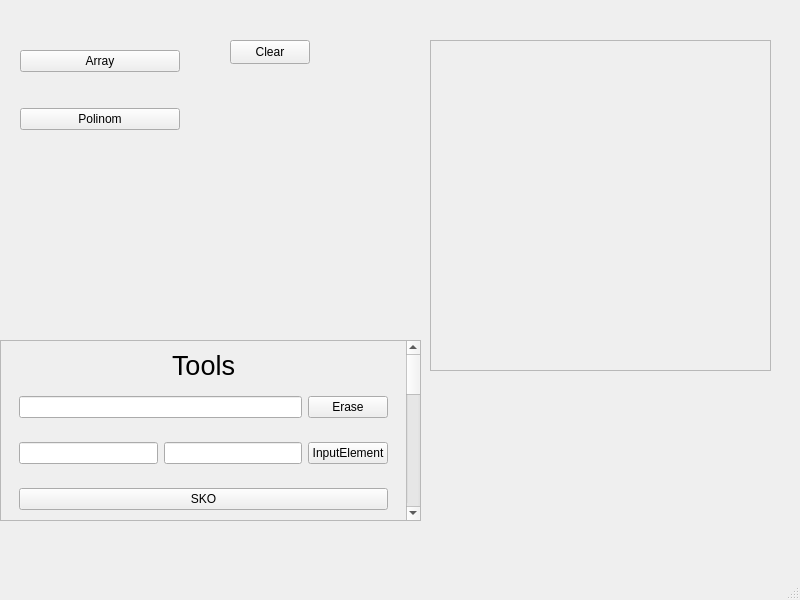
<?xml version="1.0" encoding="UTF-8"?>
<ui version="4.0">
 <class>userinterface</class>
 <widget class="QMainWindow" name="userinterface">
  <property name="geometry">
   <rect>
    <x>0</x>
    <y>0</y>
    <width>800</width>
    <height>600</height>
   </rect>
  </property>
  <property name="windowTitle">
   <string>MainWindow</string>
  </property>
  <widget class="QWidget" name="centralwidget">
   <widget class="QWidget" name="verticalLayoutWidget">
    <property name="geometry">
     <rect>
      <x>20</x>
      <y>20</y>
      <width>160</width>
      <height>141</height>
     </rect>
    </property>
    <layout class="QVBoxLayout" name="verticalLayout">
     <item>
      <widget class="QPushButton" name="selectArray">
       <property name="text">
        <string>Array</string>
       </property>
      </widget>
     </item>
     <item>
      <widget class="QPushButton" name="SelectPolinom">
       <property name="text">
        <string>Polinom</string>
       </property>
      </widget>
     </item>
    </layout>
   </widget>
   <widget class="QScrollArea" name="scrollAreaOutput">
    <property name="geometry">
     <rect>
      <x>430</x>
      <y>40</y>
      <width>341</width>
      <height>331</height>
     </rect>
    </property>
    <property name="widgetResizable">
     <bool>true</bool>
    </property>
    <widget class="QWidget" name="scrollAreaWidgetContents">
     <property name="geometry">
      <rect>
       <x>0</x>
       <y>0</y>
       <width>339</width>
       <height>329</height>
      </rect>
     </property>
    </widget>
   </widget>
   <widget class="QScrollArea" name="scrollArea_2">
    <property name="geometry">
     <rect>
      <x>0</x>
      <y>340</y>
      <width>421</width>
      <height>181</height>
     </rect>
    </property>
    <property name="styleSheet">
     <string notr="true">

font: 18pt &quot;Microsoft JhengHei&quot;;</string>
    </property>
    <property name="widgetResizable">
     <bool>true</bool>
    </property>
    <widget class="QWidget" name="scrollContens_2">
     <property name="enabled">
      <bool>true</bool>
     </property>
     <property name="geometry">
      <rect>
       <x>0</x>
       <y>-775</y>
       <width>405</width>
       <height>954</height>
      </rect>
     </property>
     <layout class="QVBoxLayout" name="verticalLayout_3">
      <item>
       <widget class="QLabel" name="label">
        <property name="autoFillBackground">
         <bool>false</bool>
        </property>
        <property name="text">
         <string>&lt;html&gt;&lt;head/&gt;&lt;body&gt;&lt;p align=&quot;center&quot;&gt;&lt;span style=&quot; font-size:20pt;&quot;&gt;Tools&lt;/span&gt;&lt;/p&gt;&lt;/body&gt;&lt;/html&gt;</string>
        </property>
       </widget>
      </item>
      <item>
       <layout class="QVBoxLayout" name="arrayTools">
        <item>
         <widget class="QWidget" name="widget_2" native="true">
          <layout class="QHBoxLayout" name="horizontalLayout_2">
           <item>
            <widget class="QLineEdit" name="EraseLine"/>
           </item>
           <item>
            <widget class="QPushButton" name="EraseButton">
             <property name="styleSheet">
              <string notr="true">border-color: rgb(0, 60, 255);
</string>
             </property>
             <property name="text">
              <string>Erase</string>
             </property>
            </widget>
           </item>
          </layout>
         </widget>
        </item>
        <item>
         <widget class="QWidget" name="widget" native="true">
          <layout class="QHBoxLayout" name="horizontalLayout">
           <item>
            <widget class="QLineEdit" name="elementInput"/>
           </item>
           <item>
            <widget class="QLineEdit" name="lineforChangeRealInput"/>
           </item>
           <item>
            <widget class="QPushButton" name="ChangeElement">
             <property name="styleSheet">
              <string notr="true">border-color: rgb(0, 60, 255);
</string>
             </property>
             <property name="text">
              <string>InputElement</string>
             </property>
            </widget>
           </item>
          </layout>
         </widget>
        </item>
        <item>
         <widget class="QWidget" name="widget_4" native="true">
          <layout class="QHBoxLayout" name="horizontalLayout_4">
           <item>
            <widget class="QPushButton" name="getSKObutton">
             <property name="styleSheet">
              <string notr="true">border-color: rgb(0, 60, 255);
</string>
             </property>
             <property name="text">
              <string>SKO</string>
             </property>
            </widget>
           </item>
          </layout>
         </widget>
        </item>
        <item>
         <widget class="QWidget" name="widget_8" native="true">
          <layout class="QHBoxLayout" name="horizontalLayout_8">
           <item>
            <widget class="QPushButton" name="upToDownSortButton">
             <property name="styleSheet">
              <string notr="true">border-color: rgb(0, 60, 255);
</string>
             </property>
             <property name="text">
              <string>upToDown</string>
             </property>
            </widget>
           </item>
           <item>
            <widget class="QPushButton" name="downToUpSortButton">
             <property name="styleSheet">
              <string notr="true">border-color: rgb(0, 60, 255);
</string>
             </property>
             <property name="text">
              <string>downToUp</string>
             </property>
            </widget>
           </item>
          </layout>
         </widget>
        </item>
        <item>
         <widget class="QWidget" name="widget_7" native="true">
          <layout class="QHBoxLayout" name="horizontalLayout_7">
           <item>
            <widget class="QPushButton" name="GetSizeButton">
             <property name="styleSheet">
              <string notr="true">border-color: rgb(0, 60, 255);
</string>
             </property>
             <property name="text">
              <string>GetSIZE</string>
             </property>
            </widget>
           </item>
          </layout>
         </widget>
        </item>
       </layout>
      </item>
      <item>
       <layout class="QVBoxLayout" name="polinomTools">
        <item>
         <widget class="QWidget" name="polinomW1_6" native="true">
          <layout class="QHBoxLayout" name="horizontalLayout_11">
           <item>
            <widget class="QPushButton" name="getPolynomButton">
             <property name="text">
              <string>GetPolynom</string>
             </property>
            </widget>
           </item>
          </layout>
         </widget>
        </item>
        <item>
         <widget class="QWidget" name="polinomW1" native="true">
          <layout class="QHBoxLayout" name="horizontalLayout_3">
           <item>
            <widget class="QLineEdit" name="PolinomInput_Line"/>
           </item>
           <item>
            <widget class="QPushButton" name="PolinomFromString_Button">
             <property name="text">
              <string>10</string>
             </property>
            </widget>
           </item>
          </layout>
         </widget>
        </item>
        <item>
         <widget class="QWidget" name="polinomW1_2" native="true">
          <layout class="QHBoxLayout" name="horizontalLayout_5">
           <item>
            <widget class="QLineEdit" name="polinomTool2_line"/>
           </item>
           <item>
            <widget class="QPushButton" name="polinomTool2">
             <property name="text">
              <string>11</string>
             </property>
            </widget>
           </item>
          </layout>
         </widget>
        </item>
        <item>
         <widget class="QWidget" name="polinomW1_3" native="true">
          <layout class="QHBoxLayout" name="horizontalLayout_6">
           <item>
            <widget class="QPushButton" name="polinomTool3">
             <property name="text">
              <string>12</string>
             </property>
            </widget>
           </item>
          </layout>
         </widget>
        </item>
        <item>
         <widget class="QWidget" name="polinomW1_4" native="true">
          <layout class="QHBoxLayout" name="horizontalLayout_9">
           <item>
            <widget class="QPushButton" name="polinomTool4">
             <property name="text">
              <string>13</string>
             </property>
            </widget>
           </item>
          </layout>
         </widget>
        </item>
        <item>
         <widget class="QWidget" name="polinomW1_5" native="true">
          <layout class="QHBoxLayout" name="horizontalLayout_10">
           <item>
            <widget class="QPushButton" name="polinomTool5">
             <property name="text">
              <string>14</string>
             </property>
            </widget>
           </item>
          </layout>
         </widget>
        </item>
        <item>
         <widget class="QWidget" name="polinomW1_7" native="true">
          <layout class="QHBoxLayout" name="horizontalLayout_12">
           <item>
            <widget class="QPushButton" name="polinomTool6">
             <property name="text">
              <string>15</string>
             </property>
            </widget>
           </item>
          </layout>
         </widget>
        </item>
        <item>
         <widget class="QWidget" name="polinomW1_8" native="true">
          <layout class="QHBoxLayout" name="horizontalLayout_13">
           <item>
            <widget class="QPushButton" name="polinomTool7">
             <property name="text">
              <string>16</string>
             </property>
            </widget>
           </item>
          </layout>
         </widget>
        </item>
        <item>
         <widget class="QWidget" name="polinomW1_9" native="true">
          <layout class="QHBoxLayout" name="horizontalLayout_14">
           <item>
            <widget class="QPushButton" name="polinomTool8">
             <property name="text">
              <string>17</string>
             </property>
            </widget>
           </item>
          </layout>
         </widget>
        </item>
       </layout>
      </item>
     </layout>
    </widget>
   </widget>
   <widget class="QLabel" name="programMethod">
    <property name="geometry">
     <rect>
      <x>20</x>
      <y>220</y>
      <width>161</width>
      <height>51</height>
     </rect>
    </property>
    <property name="text">
     <string/>
    </property>
   </widget>
   <widget class="QPushButton" name="clearArrayButton">
    <property name="geometry">
     <rect>
      <x>230</x>
      <y>40</y>
      <width>80</width>
      <height>24</height>
     </rect>
    </property>
    <property name="text">
     <string>Clear</string>
    </property>
   </widget>
  </widget>
  <widget class="QStatusBar" name="statusbar"/>
 </widget>
 <resources/>
 <connections/>
</ui>
